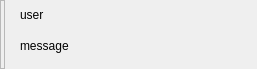
<?xml version="1.0" encoding="UTF-8"?>
<ui version="4.0">
 <class>Form</class>
 <widget class="QWidget" name="Form">
  <property name="geometry">
   <rect>
    <x>0</x>
    <y>0</y>
    <width>257</width>
    <height>69</height>
   </rect>
  </property>
  <property name="minimumSize">
   <size>
    <width>0</width>
    <height>69</height>
   </size>
  </property>
  <property name="maximumSize">
   <size>
    <width>16777215</width>
    <height>69</height>
   </size>
  </property>
  <property name="windowTitle">
   <string>Form</string>
  </property>
  <layout class="QHBoxLayout" name="horizontalLayout_3">
   <property name="spacing">
    <number>5</number>
   </property>
   <property name="leftMargin">
    <number>0</number>
   </property>
   <property name="topMargin">
    <number>0</number>
   </property>
   <property name="rightMargin">
    <number>0</number>
   </property>
   <property name="bottomMargin">
    <number>0</number>
   </property>
   <item>
    <layout class="QVBoxLayout" name="verticalLayout">
     <property name="spacing">
      <number>2</number>
     </property>
     <property name="leftMargin">
      <number>0</number>
     </property>
     <property name="topMargin">
      <number>0</number>
     </property>
     <property name="bottomMargin">
      <number>0</number>
     </property>
     <item>
      <widget class="QFrame" name="wall_event_frame">
       <property name="sizePolicy">
        <sizepolicy hsizetype="Preferred" vsizetype="Minimum">
         <horstretch>0</horstretch>
         <verstretch>0</verstretch>
        </sizepolicy>
       </property>
       <property name="minimumSize">
        <size>
         <width>0</width>
         <height>67</height>
        </size>
       </property>
       <property name="maximumSize">
        <size>
         <width>16777215</width>
         <height>120</height>
        </size>
       </property>
       <property name="styleSheet">
        <string notr="true"/>
       </property>
       <layout class="QHBoxLayout" name="horizontalLayout">
        <property name="spacing">
         <number>5</number>
        </property>
        <property name="leftMargin">
         <number>0</number>
        </property>
        <property name="topMargin">
         <number>0</number>
        </property>
        <property name="rightMargin">
         <number>0</number>
        </property>
        <property name="bottomMargin">
         <number>0</number>
        </property>
        <item>
         <widget class="QFrame" name="color_id_frame">
          <property name="minimumSize">
           <size>
            <width>5</width>
            <height>0</height>
           </size>
          </property>
          <property name="maximumSize">
           <size>
            <width>5</width>
            <height>16777215</height>
           </size>
          </property>
          <property name="frameShape">
           <enum>QFrame::StyledPanel</enum>
          </property>
          <property name="frameShadow">
           <enum>QFrame::Raised</enum>
          </property>
         </widget>
        </item>
        <item>
         <layout class="QVBoxLayout" name="verticalLayout_3">
          <property name="spacing">
           <number>5</number>
          </property>
          <property name="leftMargin">
           <number>10</number>
          </property>
          <property name="topMargin">
           <number>6</number>
          </property>
          <property name="rightMargin">
           <number>10</number>
          </property>
          <property name="bottomMargin">
           <number>6</number>
          </property>
          <item>
           <widget class="QLabel" name="wall_event_user_label">
            <property name="sizePolicy">
             <sizepolicy hsizetype="Minimum" vsizetype="Fixed">
              <horstretch>0</horstretch>
              <verstretch>0</verstretch>
             </sizepolicy>
            </property>
            <property name="minimumSize">
             <size>
              <width>0</width>
              <height>18</height>
             </size>
            </property>
            <property name="styleSheet">
             <string notr="true"/>
            </property>
            <property name="text">
             <string>user</string>
            </property>
           </widget>
          </item>
          <item>
           <widget class="QLabel" name="wall_event_message_label">
            <property name="sizePolicy">
             <sizepolicy hsizetype="Expanding" vsizetype="Expanding">
              <horstretch>0</horstretch>
              <verstretch>0</verstretch>
             </sizepolicy>
            </property>
            <property name="text">
             <string>message</string>
            </property>
            <property name="wordWrap">
             <bool>true</bool>
            </property>
           </widget>
          </item>
         </layout>
        </item>
       </layout>
      </widget>
     </item>
    </layout>
   </item>
  </layout>
 </widget>
 <resources/>
 <connections/>
</ui>
